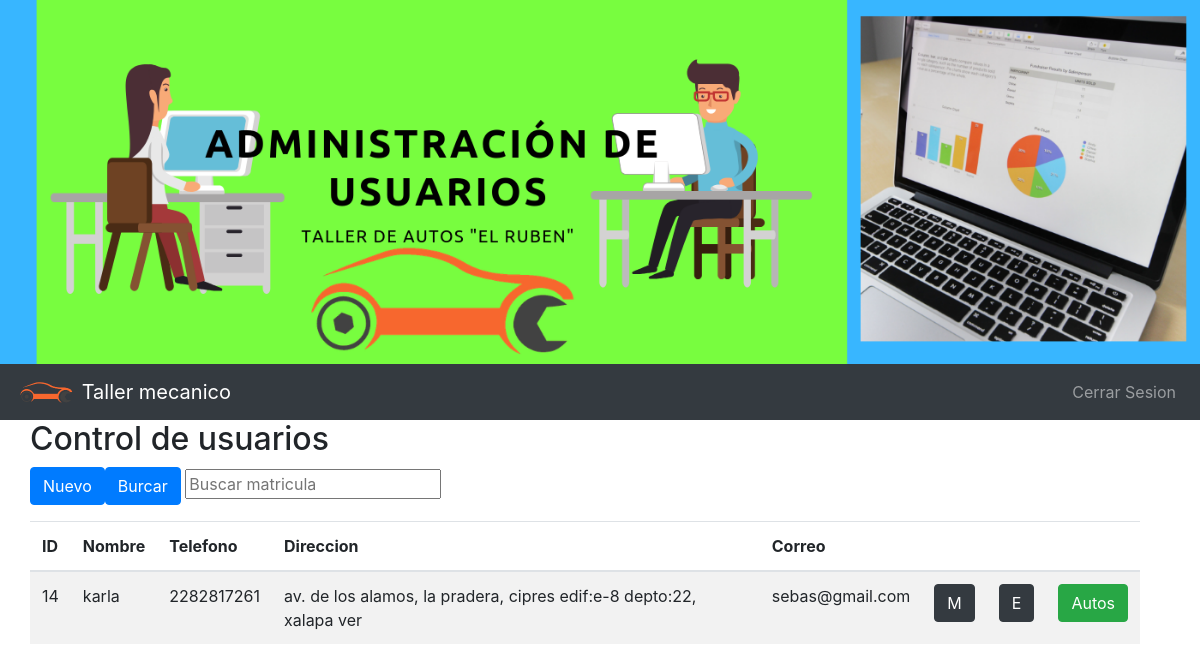
The app's page /control.php?id=1 (signed in) with its own data.
### tables this page shows
CREATE TABLE `cliente` (
  `Identificador` int(11) NOT NULL,
  `Nombre` varchar(100) NOT NULL,
  `Telefono` varchar(20) NOT NULL,
  `Direccion` varchar(150) NOT NULL,
  `Correo` varchar(100) NOT NULL,
  `id_aministrador` int(11) NOT NULL
);

### control.php (the view, shortened to what this page needs)
<?php
   require ('php/conexion/conexion.php');
   $sql = "SELECT * FROM cliente";
   $resultado = mysqli_query($conexion, $sql);
   ?>
<!doctype html>
<html lang="es">
   <head>
      <link rel="stylesheet" href="css/bootstrap.css">
   </head>
   <body>
      <div id="contenedor">
         <div id="header">
            <div id="presentacion">
               <img src="imagenes/cabeza/nav4.png" width="100%">
            </div>
            <nav class="navbar navbar-expand-lg navbar navbar-dark bg-dark sticky-top">
               <a class="navbar-brand" href="">
               <img src="imagenes/logo/logoTaller.png" width="60" height="30" class="d-inline-block align-top" alt=" ">
               Taller mecanico
               </a>
               <div class=" ml-auto collapse navbar-collapse" id="navbarNavDropdown">
                  <div class="ml-auto">
                     <ul class="navbar-nav">
                        <li class="nav-item">
                           <a class="nav-link" href="php/sesion/cerrarSesion.php">Cerrar Sesion</a>
                        </li>
                     </ul>
                  </div>
               </div>
            </nav>
            <div id="contenido">
               <div class="container">
                  <div class="row">
                     <h2>Control de usuarios</h2>
                  </div>
                  <div class="row">
                     <div>
                        <button type="button" class="btn btn-primary" data-toggle="modal" data-target="#exampleModal">Nuevo</button>
                     </div>
                     <div>
                         <form method="post" action="buscarAuto.php?id=<?php echo $_GET['id']?>">
                              <div class="form-group">
                               <button type="submit" class="btn btn-primary">Burcar</button>
                                <input type="text" id="BMatricula" placeholder="Buscar matricula" name="matricula">
                              </div>
                            </form>
                     </div>
                  </div>
                  <div class="row table-responsive">
                     <table class="table table-striped">
                        <thead>
                           <tr>
                              <th>ID</th>
                              <th>Nombre</th>
                              <th>Telefono</th>
                              <th>Direccion</th>
                              <th>Correo</th>
                              <th></th>
                              <th></th>
                              <th></th>
                           </tr>
                        </thead>
                        <tbody>
                           <?php while($row = mysqli_fetch_array($resultado)){
                              ?>
                           <tr>
                              <td>
                                 <?php echo $r=$row['Identificador']?>
                              </td>
                              <td>
                                 <?php echo $row['Nombre']?>
                              </td>
                              <td>
                                 <?php echo $row['Telefono']?>
                              </td>
                              <td>
                                 <?php echo $row['Direccion']?>
                              </td>
                              <td>
                                 <?php echo $row['Correo']?>
                              </td>
                              <td>
                                 <a href="actualizarDatos.php?id=<?php echo $r?>">
                                 <button type="button" class="btn btn-dark">M</button>
                                 </a>
                              </td>
                              <td>
                                 <button type="button" class="btn btn-dark" data-toggle="modal" data-target="#eliminar">E</button>
                              </td>
                              <td>
                                 <a href="controlAutos.php?id=<?php echo $row['Identificador']?>&idA=<?php echo $_GET['id']?>">
                                 <button type="button" class="btn btn-success">Autos</button>
                                 </a>
                              </td>
                           </tr>
                           <?php } ?>
                        </tbody>
                     </table>
                  </div>
               </div>
            </div>
         </div>
      </div>
   </body>
</html>

### records on screen
cliente: Identificador "14", Nombre "karla", Telefono "2282817261", Direccion "av. de los alamos, la pradera, cipres edif:e-8 depto:22, xalapa ver", Correo "sebas@gmail.com"
